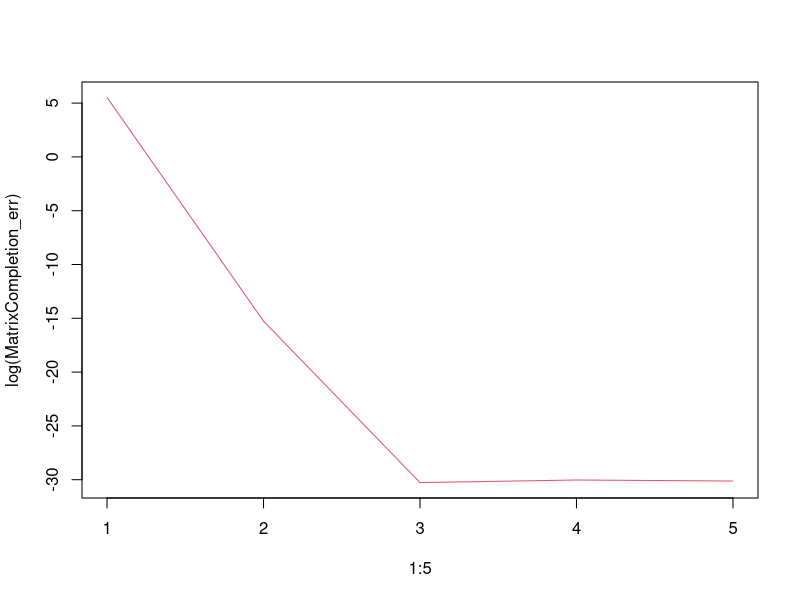

Write the R code that produced this figure.
# mvtnorm provides possibility to create multivariate gaussian rv
library(mvtnorm)
library(MASS)


# df_df <- data.frame("obs1"=c(5,43,2,3,1,4,8,4,5,9), "obs2"=c(5,43,2,3,1,4,8,4,5,9), "obs3"=c(1,2,5,3,4,5,6,1,5,7), "obs4"=c(1,7,6,3,4,5,6,1,7,10))
# df <- as.matrix(df_df)


# Create Multivariate Random Variables
sigma <- matrix(c(5,43,2,3,1,4,8,4,5,9,5,43,2,3,1,4,8,4,5,9,5,43,2,3,1), nrow = 5, ncol = 5)
df1 <- rmvnorm(n = 20, mean = rep(0, nrow(sigma)), sigma = sigma %*% t(sigma))


# R built-in function for PCA
pca3 <- prcomp(df1, rank. = 5)
summary(pca3) # overview of the extent a variable explains the data
pca3$sdev # array sorted by Principal components that explain % of standard deviation


WrongPCA <- function(X, samples){
  # args: X matrix containing data, pca_vec containing index of pca (dimension r), samples containing CV-Folds
  # returns: MSE of the CV
  
  K <- dim(samples)[2]
  p <- ncol(X)
  mse <- rep(0, p)
  
  for (r in 1:p) {
    for (k in 1:K) {
      l1 <- length(samples[,k])
      df_k_fold <- X[samples[,k], ]
      df_k <- X[-samples[,k],]
      
      svd_X <- svd(df_k)
      a <- svd_X$u[,1:r]
      if (r==1){
        b <- as.matrix(svd_X$d[1:r])
      }
      else{
        b <- diag(svd_X$d[1:r])
      }
      c <- t(svd_X$v)[1:r,]
      X_trunc <- a %*% b %*% c
      U <- prcomp(X_trunc,rank.=r)$rotation
      
      # Define projection and project data
      P <- U%*%t(U)
      # X_trunc%*% solve(t(X_trunc) %*% X_trunc, tol = 1e-20) %*% t(X_trunc)
      df_k_proj <- P %*% t(df_k_fold)

      # Error of estimated and true missing observation
      mse[r] <- sum(sapply(1:l1, function(s){norm(df_k_fold[s,] - df_k_proj[,s], type = "2")^2/l1})) + mse[r]
      # Error is ridiculous
      # es <- df_k_proj
      # es1 <- df_k_fold
    }
  }
  
  return(mse)
}



WrongPCAImproved <- function(X, samples){
  # args: X matrix containing data, pca_vec containing index of pca (dimension r), samples containing CV-Folds
  # returns: MSE of the CV
  
  K <- dim(samples)[2]
  p <- ncol(X)
  mse1 <- rep(0, p)
  
  # Split data into missing and observed data
  split <- sample(1:p, floor(p/2))
  
  for (r in 1:p) {
    for (k in 1:K) {
      l1 <- length(samples[,k])
      
      df_k <- X[-samples[,k],]
      mu <- colMeans(df_k)
      svd_sigma <- svd(cov(df_k))
      svd_sigma$d[-(1:r)] <- 0
      sigma_trunc <- svd_sigma$u %*% diag(svd_sigma$d) %*% t(svd_sigma$v)
      
      df_k_fold <- X[samples[,k],]
      df_k_fold_miss <- as.matrix(df_k_fold[,split])
      df_k_fold_obs <- as.matrix(df_k_fold[,-split])
      
      # Estimate est_x_miss for df_k_fold_miss
      mu_miss <- mu[split]
      mu_obs <- mu[-split]
      sigma_miss_obs <- sigma_trunc[split, -split]
      sigma_obs_obs <- sigma_trunc[-split, -split]
      
      est_x_miss <- lapply(1:l1, function(n){mu_miss + sigma_miss_obs %*% ginv(sigma_obs_obs, tol = 1e-20) %*% (df_k_fold_obs[n,]-mu_obs)})
      mse1[r] <- sum(sapply(1:l1, function(s){norm(est_x_miss[[s]]-df_k_fold_miss[s,], type = "2")^2/l1})) + mse1[r]
    }
  }
  return(mse1)
}


KDEApproach <- function(X, pca_vec){
  # args: X matrix containing data, pca_vec containing index of pca (dimension r)
  # returns: error measure of truncated covariance to the real covariance (Frobenius norm)
  
  sigma <- cov(X)
  svd_sigma <- svd(sigma)
  sigma_trunc <- svd_sigma$u[,pca_vec] %*% diag(svd_sigma$d[pca_vec]) %*% t(svd_sigma$v)[pca_vec,]
  
  return(norm(sigma-sigma_trunc, type = "F"))
}


MatrixCompletion <- function(X, pca_vec){
  # args: X matrix containing data, pca_vec containing index of pca (dimension r)
  # returns: error measure of truncated covariance to the real covariance (Frobenius norm)
  
  # Create bivariate index set for observed data
  n <- nrow(X)
  p <- ncol(X)
  biv_index <- matrix(sample(0:1, size = n*p, replace = T), nrow = n, ncol = p)
  
  # Iterative-hard thresholding algorithm
  M_old <- matrix(rep(1, size = n*p), nrow = n, ncol = p)
  M_l <- X
  tol = 1e-5
  while(norm(M_l-M_old, type = "F")>tol){
    #print("test")
    M_old = M_l
    svd_M <- svd(M_old)
    svd_M$d[-pca_vec] <- 0
    M_trunc <- svd_M$u %*% diag(svd_M$d) %*% t(svd_M$v)
    M_l <- X * biv_index + M_trunc * !biv_index
  }

  return(norm(X-M_l, type = "F"))
}



# Generate Folds for Cross-Validation

K <- 5
n <- nrow(df1)
index <- c(1:n)
samples <- vector("list", K)

for (i in 1:K) {
  if (i < K) {
    fold <- sample(index, n/K)
    samples[[i]] <- fold
    index <- index[-which(index %in% fold)]
  }
  else{
    samples[[i]] <- index
  }
}

#MatrixCompletion(df1, 1:1)

# samples <- matrix(sample(1:n_obs),ncol=n_obs/K)



# Test functions for Cross-Validation on same  Folds for consistency

# sin <- svd(df1) # Scree plot
# plot(1:5, sin$d)

# WrongPCA(df1, samples)
# WrongPCAImproved(df1, samples)

#WrongPCA_err <- sapply(2:5, function(k){WrongPCA(df1, samples)})
#WrongPCAImproved_err <- sapply(2:5, function(k){WrongPCAImproved(df1, samples)})
#plot(2:5, WrongPCA_err, "l", col = 1) # should return 0 for 5 but doesn't?
#lines(2:5, WrongPCAImproved_err, col = 2)

#KDEApproach_err <- sapply(2:5, function(n){KDEApproach(df1, 1:n)})
MatrixCompletion_err <- sapply(1:5, function(n){MatrixCompletion(df1, 1:n)})
#View(MatrixCompletion_err)
#plot(1:5, KDEApproach_err, "l", col = 1)
plot(1:5, log(MatrixCompletion_err),type="l", col = 2)

print(which.min(MatrixCompletion_err))

# Questions:

# 25.11.22
# How is r choosen? -> PCA first
# How missing and observed data split? -> randomly, but rule of thumb is half half
# MSE on x_miss? -> Yes
# Less informations in Method 1? -> No, different computations of mu and sigma
# Method 1: Truncating Missed and Observed data accordingly? -> No
# Method 2: Still p dimensions? -> Yes
# Method 3: How to cross-validate? Different error measure of covariance similiarity








